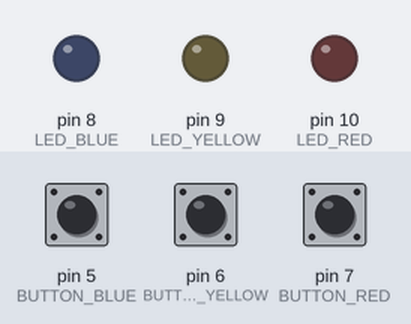
The sketch below on a simulated Arduino Uno, built with avr-gcc and run on an emulated ATmega328P. Parts: output pins drawn as LEDs (lit = HIGH). The inputs (shaded band) are chosen by the test bench; at power-on: pin 5 (BUTTON_BLUE) LOW, pin 6 (BUTTON_YELLOW) LOW, pin 7 (BUTTON_RED) LOW. EEPROM starts erased.

Above: at 1.2 s.
1.3 s: pin 5 (BUTTON_BLUE) pulled HIGH for 0.15 s
At 2.3 s:
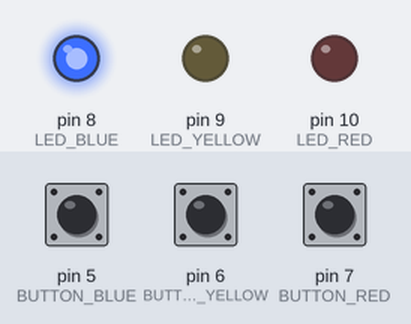
2.9 s: pin 6 (BUTTON_YELLOW) pulled HIGH for 0.15 s
At 3.5 s:
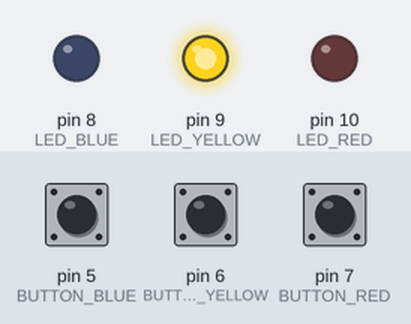
4.5 s: pin 7 (BUTTON_RED) pulled HIGH for 0.15 s
At 5.7 s:
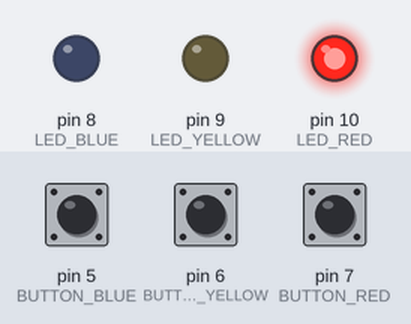
6.1 s: pin 5 (BUTTON_BLUE) pulled HIGH for 1 s
At 7.1 s:
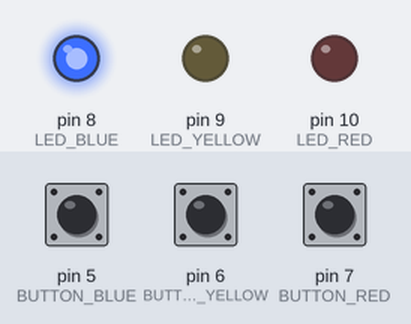
8.6 s: pin 6 (BUTTON_YELLOW) pulled HIGH for 1 s
At 9.0 s:
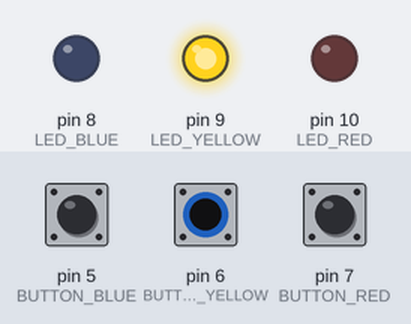
Timing chart, 0 to 11.6 s (numbered marks = the images above; inputs shaded):
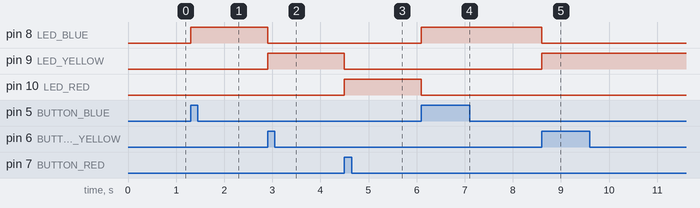

The sketch:

ardn_eeprom_led.ino
```cpp
#include <EEPROM.h>

#define LED_RED 10
#define LED_YELLOW 9
#define LED_BLUE 8

#define BUTTON_RED 7
#define BUTTON_YELLOW 6
#define BUTTON_BLUE 5

#define EEPROM_ADDRESS_LED_SWITCH 200

#define LED_RED_STATE 1
#define LED_YELLOW_STATE 2
#define LED_BLUE_STATE 3

byte ledState;

// func declarations
void handleRed();
void handleYellow();
void handleBlue();

void setup() {
  pinMode(LED_RED, OUTPUT);
  pinMode(LED_YELLOW, OUTPUT);
  pinMode(LED_BLUE, OUTPUT);
  pinMode(BUTTON_RED, INPUT);
  pinMode(BUTTON_YELLOW, INPUT);
  pinMode(BUTTON_BLUE, INPUT);

  ledState = EEPROM.read(EEPROM_ADDRESS_LED_SWITCH);
  switch(ledState) {
    case 1:
      digitalWrite(LED_RED, HIGH);
      break;
    case 2:
      digitalWrite(LED_YELLOW, HIGH);
      break;
    case 3:
      digitalWrite(LED_BLUE, HIGH);
      break;
  }

}

void loop() {
  if(digitalRead(BUTTON_RED) == HIGH) {
    handleRed();
  }
  else if(digitalRead(BUTTON_YELLOW) == HIGH) {
    handleYellow();
  }
  else if(digitalRead(BUTTON_BLUE) == HIGH) {
    handleBlue();
  }
}

void handleRed() {
  int data = LED_RED_STATE;
  EEPROM.write(EEPROM_ADDRESS_LED_SWITCH, data);
  digitalWrite(LED_RED, HIGH);
  digitalWrite(LED_YELLOW, LOW);
  digitalWrite(LED_BLUE, LOW);
}

void handleYellow() {
  int data = LED_YELLOW_STATE;
  EEPROM.write(EEPROM_ADDRESS_LED_SWITCH, data);
  digitalWrite(LED_RED, LOW);
  digitalWrite(LED_YELLOW, HIGH);
  digitalWrite(LED_BLUE, LOW);
}

void handleBlue() {
  int data = LED_BLUE_STATE;
  EEPROM.write(EEPROM_ADDRESS_LED_SWITCH, data);
  digitalWrite(LED_RED, LOW);
  digitalWrite(LED_YELLOW, LOW);
  digitalWrite(LED_BLUE, HIGH);
}
```

Measured:
- after the input at 1.3 s, pin 8 (LED_BLUE): LOW → HIGH at once
- after the input at 2.9 s, pin 8 (LED_BLUE): HIGH → LOW at once; pin 9 (LED_YELLOW): LOW → HIGH at once
- after the input at 4.5 s, pin 9 (LED_YELLOW): HIGH → LOW at once; pin 10 (LED_RED): LOW → HIGH at once
- after the input at 6.1 s, pin 8 (LED_BLUE): LOW → HIGH at once; pin 10 (LED_RED): HIGH → LOW at once
- after the input at 8.6 s, pin 8 (LED_BLUE): HIGH → LOW at once; pin 9 (LED_YELLOW): LOW → HIGH at once
